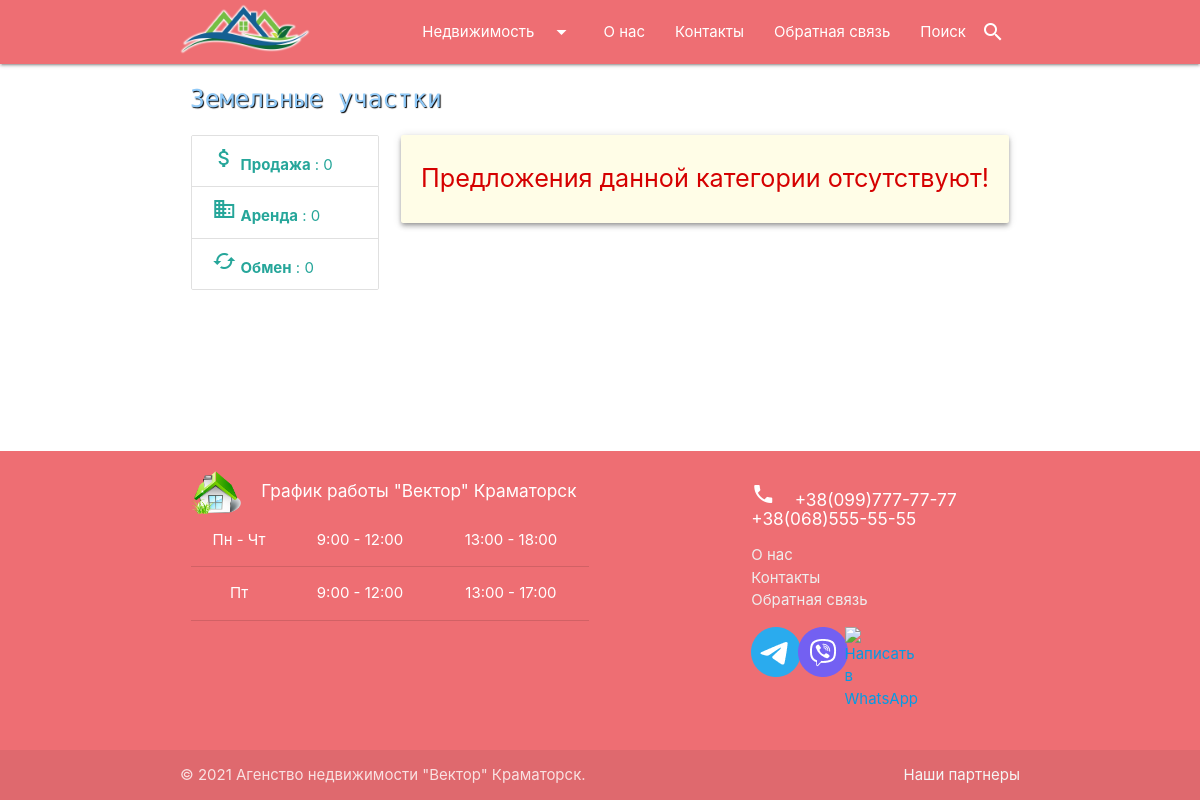
The page /landplots/ on the database as committed earlier.
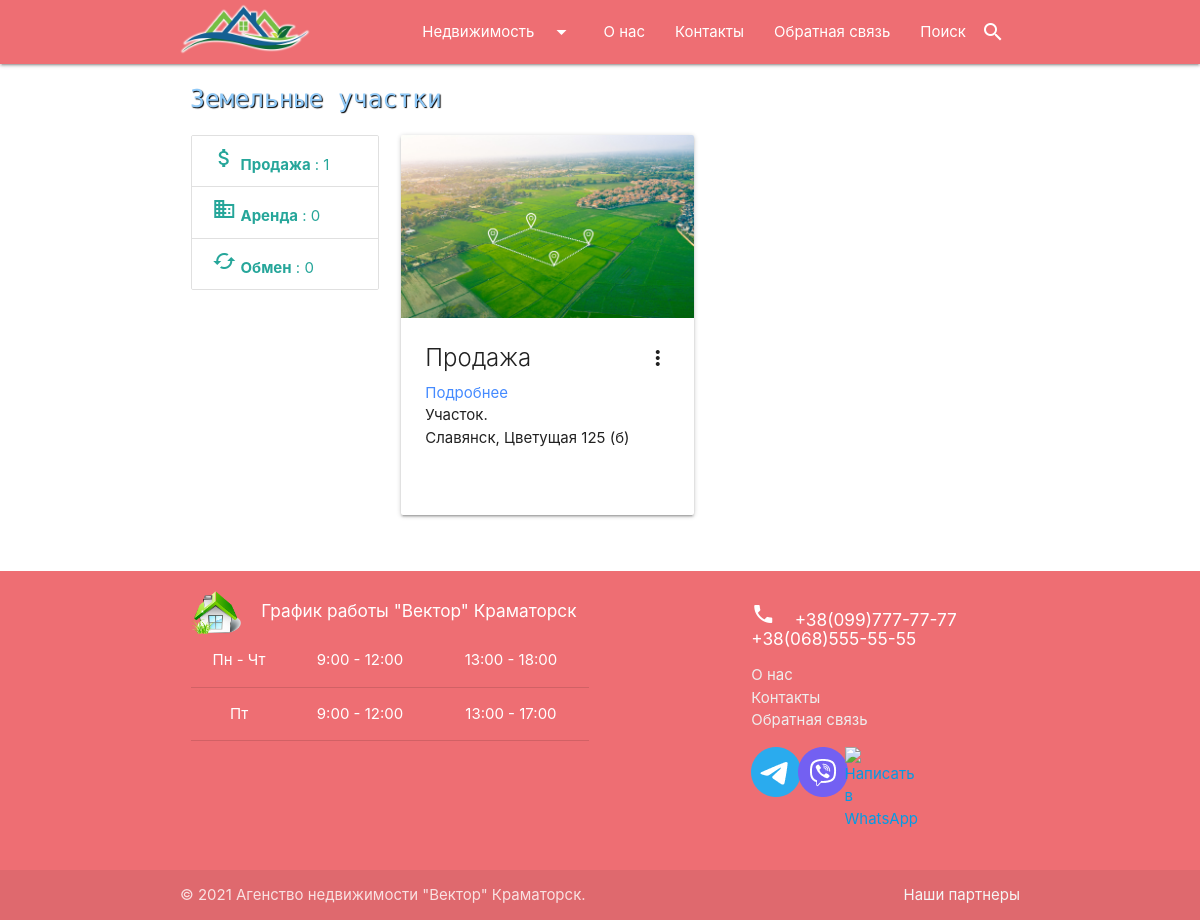
The same page on the database as committed later.
### agency/models.py (models this page shows, shortened)
class LandPlot(models.Model):
    slug_title = 'LandPlot'
    created_at = models.DateTimeField(auto_now_add=True, verbose_name='Создано')
    updated_at = models.DateTimeField(auto_now=True, verbose_name='Обновлено')
    proposal_type = models.CharField(max_length=8, choices=_PROP_CHOICES, default=_SALE, verbose_name='Тип предложения')
    price = models.FloatField(verbose_name='Цена $')
    size = models.FloatField(verbose_name='Размер земельного участка сот.')
    address = models.CharField(max_length=65, verbose_name='Адрес')
    description = models.TextField(blank=True, max_length=400, verbose_name='Описание')
    image = models.ImageField(upload_to="LandPlots/", blank=True, verbose_name='Фото земельного участка')
    realtors = models.ManyToManyField(Realtor, blank=True, verbose_name='Риелтор')
    def get_absolute_url(self):
        return reverse('landPlot', kwargs={"pk": self.pk})
    class Meta:
        verbose_name = 'Земельный участок'
        verbose_name_plural = 'Земельные участки'
        ordering = ['created_at']

### agency/views.py (the view)
# urls.py: path('landplots/', LandPlotsView.as_view(), name='landPlots'),
class LandPlotsView(ListView):
    model = LandPlot
    template_name = 'agency/landplots.html'
    context_object_name = 'landplots'
    paginate_by = 6
    def get_context_data(self, **kwargs):
        context = super().get_context_data(**kwargs)
        context['title'] = "Земельные участки"
        return context
    def get_queryset(self):
        return LandPlot.objects.all()

### agency/templatetags/landplots_tags.py (called while the page is built)
@register.inclusion_tag('agency/landsSidebarTmpl.html')
def count_lands():
    landsBySale = len(LandPlot.objects.filter(proposal_type='sale'))
    landsByExchange = len(LandPlot.objects.filter(proposal_type='exchange'))
    landsByRental = len(LandPlot.objects.filter(proposal_type='rental'))
    return {
        "landsBySale": landsBySale,
        "landsByExchange": landsByExchange,
        "landsByRental": landsByRental,
    }

### agency/templates/agency/landplots.html (shortened to what this page needs)
{% extends 'index.html' %}
{% block content %}
<div class="container">
    <h5 class="pageTitle">{{ title }}</h5>
    <div class="row">
        <div class="col s12 m12 l3">
            {% include 'inc/_landplots_sidebar.html' %}
        </div>
        <div class="col s12 m12 l9">
            {% if not landplots %}
                <div class="col s12 card-panel yellow lighten-5 z-depth-2" style="text-align: center;">
                    <p class="flow-text red-text text-accent-4">Предложения данной категории отсутствуют!</p>
                </div>
            {% endif %}
            <div class="row">
                {% for item in landplots %}
                <div class="col s12 m6 l6 xl4">
                    <div class="card sticky-action hoverable card_flat">
                        <div class="card-image waves-effect waves-block waves-light">
                            <img class="activator" src="{{ item.image.url }}">
                        </div>
                        <div class="card-content">
                            <span class="card-title activator grey-text text-darken-4">
                                {% if item.proposal_type == 'sale' %}
                                    Продажа
                                {% elif item.proposal_type == 'rental' %}
                                    Аренда
                                {% elif item.proposal_type == 'exchange' %}
                                    Обмен
                                {% else %}
                                    unknown
                                {% endif %}
                                <i class="material-icons right">more_vert</i>
                            </span>
                            <a href="{{ item.get_absolute_url }}" style="color: #448aff;">Подробнее</a>
                            <p>Участок.</p>
                            <p>{{ item.address }}</p>
                        </div>
                    </div>
                </div>
                {% endfor %}
            </div>
            <div class="col s12 paginator" style="display: flex; justify-content: center;">
            </div>
        </div>
    </div>
</div>
{% endblock %}

Rows that differ between the two databases and show on the page:
added LandPlot: image (picture), proposal_type "Продажа", address "Славянск, Цветущая 125 (б)"
Other text that changed with them:
{{ landsBySale }}: "0" → "1"
text no longer shown: "Предложения данной категории отсутствуют!"
